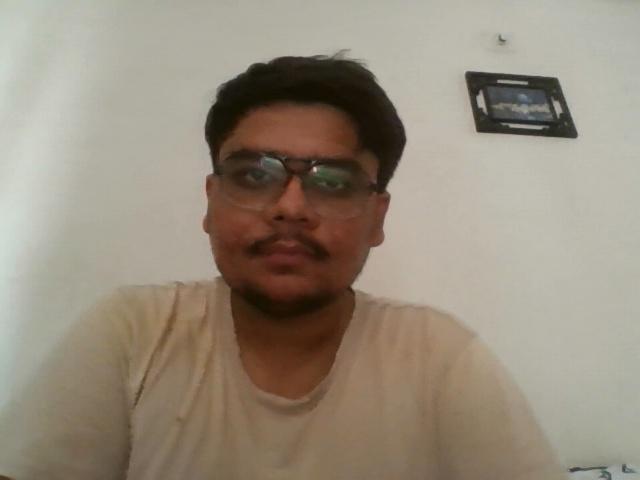
#> input picture test_photos/person2/original_20250913_150043_107.jpg, 640 x 480 px
$ python -i detector.py   (imports and definitions only)   (older library calls are emulated)
#> lines starting #> are read from the running program, lines starting #| are printed output that depends on the picture
#> further down, picture is the input picture: shape (480, 640, 3); mean B, G, R 124.6, 140.3, 151.1
"""
Liveness Detection Service to prevent spoofing attacks
"""
import cv2
import numpy as np
from typing import List, Tuple, Optional, Dict, Any
import logging
from dataclasses import dataclass

logger = logging.getLogger(__name__)

@dataclass
class LivenessResult:
    """Liveness detection result"""
    is_live: bool
    confidence: float
    spoof_type: Optional[str] = None
    quality_score: float = 0.0

class LivenessDetector:
    """Liveness detection using multiple methods"""

    def __init__(self, method: str = "blink_detection"):
        self.method = method
        self.eye_cascade = None
        self.face_cascade = None
        self._initialize_detectors()

    def _initialize_detectors(self):
        """Initialize OpenCV cascades for eye and face detection"""
        try:
            self.eye_cascade = cv2.CascadeClassifier(
                cv2.data.haarcascades + 'haarcascade_eye.xml'
            )
            self.face_cascade = cv2.CascadeClassifier(
                cv2.data.haarcascades + 'haarcascade_frontalface_default.xml'
            )
        except Exception as e:
            logger.error(f"Failed to initialize cascades: {e}")

    def detect_liveness(self, image: np.ndarray,
                       face_bbox: Optional[Tuple[int, int, int, int]] = None) -> LivenessResult:
        """
        Detect if the face in the image is live

        Args:
            image: Input image
            face_bbox: Optional face bounding box (x, y, w, h)

        Returns:
            LivenessResult object
        """
        try:
            if self.method == "blink_detection":
                return self._detect_blink_liveness(image, face_bbox)
            elif self.method == "texture_analysis":
                return self._detect_texture_liveness(image, face_bbox)
            elif self.method == "motion_analysis":
                return self._detect_motion_liveness(image, face_bbox)
            else:
                # Default to basic quality check
                return self._basic_quality_check(image, face_bbox)

        except Exception as e:
            logger.error(f"Liveness detection failed: {e}")
            return LivenessResult(is_live=False, confidence=0.0)

    def _detect_blink_liveness(self, image: np.ndarray,
                              face_bbox: Optional[Tuple[int, int, int, int]]) -> LivenessResult:
        """Detect liveness based on eye detection and blink patterns"""
        gray = cv2.cvtColor(image, cv2.COLOR_BGR2GRAY) if len(image.shape) == 3 else image
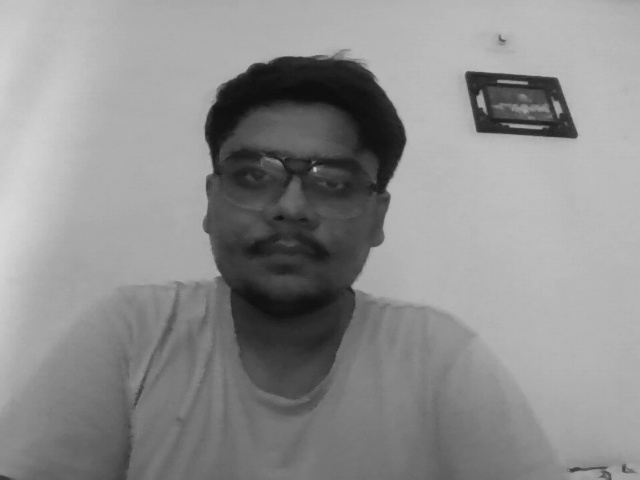
#> gray: shape (480, 640); min 13, max 216, mean 141.7

        # If face bbox is provided, use it; otherwise detect face
        if face_bbox:
            x, y, w, h = face_bbox
            face_region = gray[y:y+h, x:x+w]
        else:
            faces = self.face_cascade.detectMultiScale(gray, 1.1, 4)
#> faces = [[190, 100, 201, 201]]
            if len(faces) == 0:
                return LivenessResult(is_live=False, confidence=0.0)
            x, y, w, h = faces[0]
#> x = 190; y = 100; w = 201; h = 201
            face_region = gray[y:y+h, x:x+w]
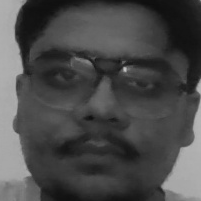
#> face_region: shape (201, 201); min 13, max 193, mean 74.1

        # Detect eyes in the face region
        eyes = self.eye_cascade.detectMultiScale(face_region, 1.1, 3)
#> eyes = [[34, 56, 43, 43]]

        # Basic liveness check: if eyes are detected, consider it live
        if len(eyes) >= 2:
            # Calculate eye quality
            eye_quality = self._calculate_eye_quality(face_region, eyes)
            confidence = min(0.9, 0.5 + eye_quality * 0.4)
            return LivenessResult(is_live=True, confidence=confidence)
        else:
            return LivenessResult(is_live=False, confidence=0.2)

    # [114 lines left out: functions _detect_texture_liveness, _detect_motion_liveness, _basic_quality_check, _calculate_eye_quality, _calculate_texture_features, _calculate_face_quality, not called in this run]

>>> import cv2
>>> picture = cv2.imread('../../test_photos/person2/original_20250913_150043_107.jpg')
>>> result = LivenessDetector().detect_liveness(picture)
